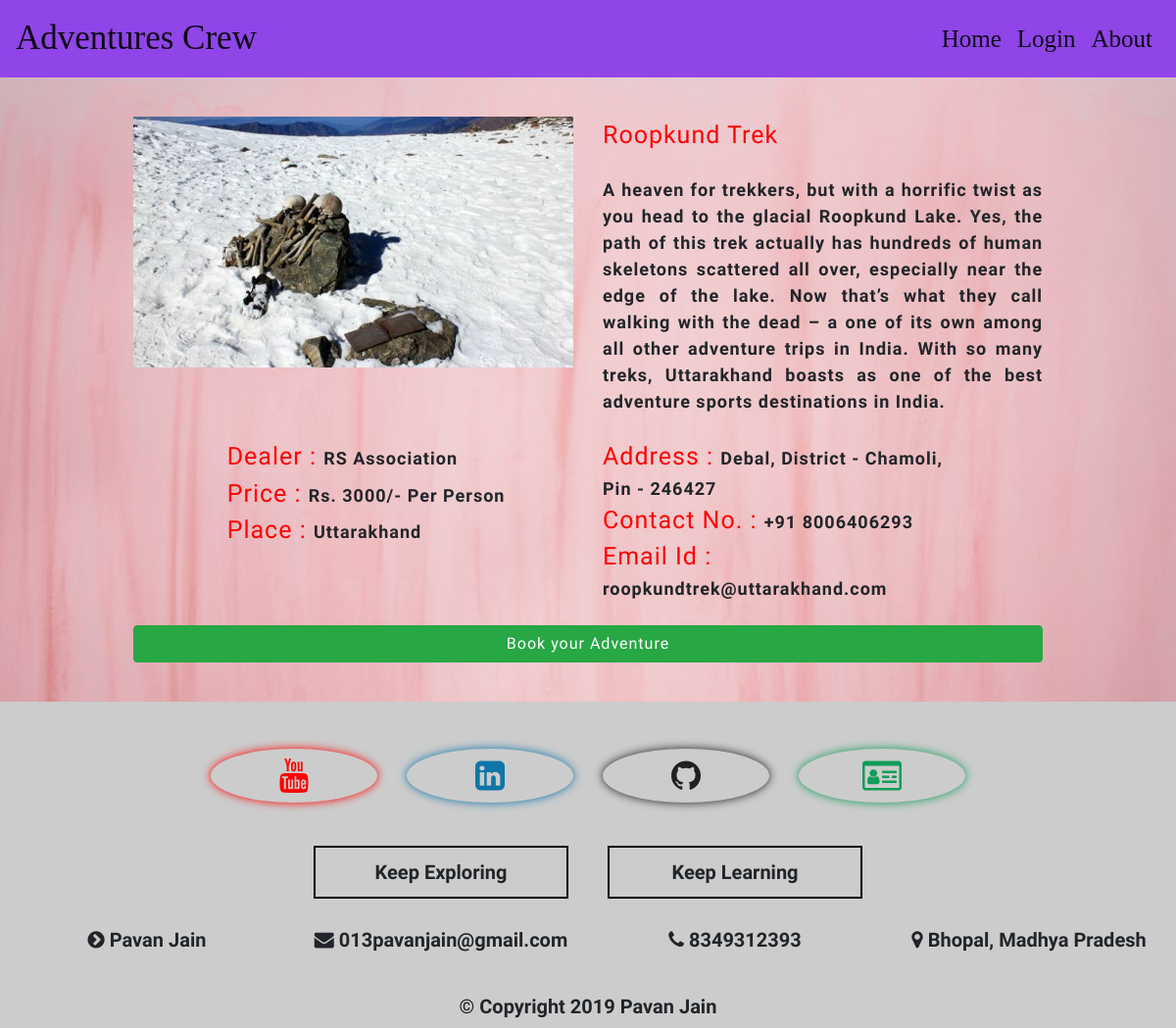
The app's page /Website/viewActivity.php?aid=1 with its own data.
### tables this page shows
CREATE TABLE `activity` (
  `id` int(11) NOT NULL,
  `name` varchar(50) NOT NULL,
  `about` varchar(500) NOT NULL,
  `image` varchar(50) NOT NULL,
  `dealer` varchar(50) NOT NULL DEFAULT 'RS Association',
  `price` int(11) NOT NULL,
  `place` varchar(50) NOT NULL,
  `address` varchar(200) NOT NULL,
  `mobile` varchar(15) NOT NULL,
  `email` varchar(50) NOT NULL
);

### Website/viewActivity.php (the view, shortened to what this page needs)
<?php
include('dbconnection.php');
include('header.php');
include('navbar.php');
$aid=$_GET['aid'];
$query='select * from activity where id='.$aid;
$res=mysqli_query($con,$query);
$arr=mysqli_fetch_array($res);
?>
<div class="container-fluid" style="padding:40px;background-image:url('Images/background1.jpg');background-size:cover;font-family:'Courgette';letter-spacing:1px;">
<div class="row">
<div class="col-md-1"></div>
<div class="col-md-5">
<img src="Images/<?php echo $arr['image']; ?>" width="100%"/>
</div>
<div class="col-md-5">
<div style="font-size:25px;color:red;"><?php echo $arr['name']; ?></div><br/>
<div style="font-size:18px;text-align:justify;font-weight:bold;"><?php echo $arr['about']; ?></div>
</div>
<div class="col-md-1"></div>
</div>
<br/>
<div class="row">
<div class="col-md-2"></div>
<div class="col-md-4">
<span style="font-size:25px;color:red;">Dealer : </span>
<span style="font-size:18px;text-align:justify;font-weight:bold;"><?php echo $arr['dealer']; ?></span><br/>
<span style="font-size:25px;color:red;">Price : </span>
<span style="font-size:18px;text-align:justify;font-weight:bold;">Rs. <?php echo $arr['price']; ?>/- Per Person</span><br/>
<span style="font-size:25px;color:red;">Place : </span>
<span style="font-size:18px;text-align:justify;font-weight:bold;"><?php echo $arr['place']; ?></span><br/>
</div>
<div class="col-md-4">
<span style="font-size:25px;color:red;">Address : </span>
<span style="font-size:18px;text-align:justify;font-weight:bold;"><?php echo $arr['address']; ?></span><br/>
<span style="font-size:25px;color:red;">Contact No. : </span>
<span style="font-size:18px;text-align:justify;font-weight:bold;"><?php echo $arr['mobile']; ?></span><br/>
<span style="font-size:25px;color:red;">Email Id : </span>
<span style="font-size:18px;text-align:justify;font-weight:bold;"><?php echo $arr['email']; ?></span><br/>
</div>
<div class="col-md-2"></div>
</div>
<br/>
<div class="row">
<div class="col-md-1"></div>
<div class="col-md-10">
<a href="bookAdventure.php" class="btn btn-success" style="width:100%;">Book your Adventure</a>
</div>
<div class="col-md-1"></div>
</div>
</div>
<?php
include('footer.php');
?>

### records on screen
activity: image (picture), name "Roopkund Trek", about "A heaven for trekkers, but with a horrific twist as you head to the glacial Roopkund Lake. Yes, the path of this trek actually has hundreds of human skeletons scattered all over, especially near the edge of the lake. Now that’s what they call walking with the dead – a one of its own among all other adventure trips in India. With so many treks, Uttarakhand boasts as one of the best adventure sports destinations in India.", dealer "RS Association", price "3000", place "Uttarakhand", address "Debal, District - Chamoli, Pin - 246427", mobile "+91 8006406293", email "roopkundtrek@uttarakhand.com"
